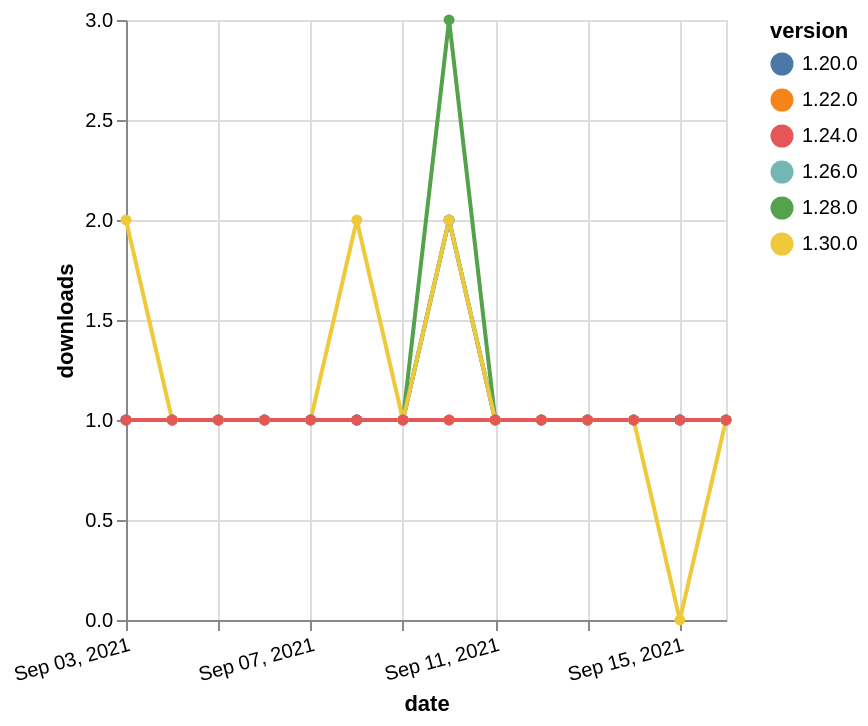

Express this chart as Vega-Lite.
### Vega-Lite specification from a JSON file in a GitHub repository (floating-point values rounded to 4 significant figures)
{"$schema": "https://vega.github.io/schema/vega-lite/v5.json", "description": "A simple bar chart with embedded data.", "data": {"values": [{"date": "2021-09-03", "total": 173, "delta": 1, "version": "1.22.0"}, {"date": "2021-09-04", "total": 174, "delta": 1, "version": "1.22.0"}, {"date": "2021-09-05", "total": 175, "delta": 1, "version": "1.22.0"}, {"date": "2021-09-06", "total": 176, "delta": 1, "version": "1.22.0"}, {"date": "2021-09-07", "total": 177, "delta": 1, "version": "1.22.0"}, {"date": "2021-09-08", "total": 178, "delta": 1, "version": "1.22.0"}, {"date": "2021-09-09", "total": 179, "delta": 1, "version": "1.22.0"}, {"date": "2021-09-10", "total": 180, "delta": 1, "version": "1.22.0"}, {"date": "2021-09-11", "total": 181, "delta": 1, "version": "1.22.0"}, {"date": "2021-09-12", "total": 182, "delta": 1, "version": "1.22.0"}, {"date": "2021-09-13", "total": 183, "delta": 1, "version": "1.22.0"}, {"date": "2021-09-14", "total": 184, "delta": 1, "version": "1.22.0"}, {"date": "2021-09-15", "total": 185, "delta": 1, "version": "1.22.0"}, {"date": "2021-09-16", "total": 186, "delta": 1, "version": "1.22.0"}, {"date": "2021-09-03", "total": 166, "delta": 1, "version": "1.28.0"}, {"date": "2021-09-04", "total": 167, "delta": 1, "version": "1.28.0"}, {"date": "2021-09-05", "total": 168, "delta": 1, "version": "1.28.0"}, {"date": "2021-09-06", "total": 169, "delta": 1, "version": "1.28.0"}, {"date": "2021-09-07", "total": 170, "delta": 1, "version": "1.28.0"}, {"date": "2021-09-08", "total": 171, "delta": 1, "version": "1.28.0"}, {"date": "2021-09-09", "total": 172, "delta": 1, "version": "1.28.0"}, {"date": "2021-09-10", "total": 175, "delta": 3, "version": "1.28.0"}, {"date": "2021-09-11", "total": 176, "delta": 1, "version": "1.28.0"}, {"date": "2021-09-12", "total": 177, "delta": 1, "version": "1.28.0"}, {"date": "2021-09-13", "total": 178, "delta": 1, "version": "1.28.0"}, {"date": "2021-09-14", "total": 179, "delta": 1, "version": "1.28.0"}, {"date": "2021-09-15", "total": 180, "delta": 1, "version": "1.28.0"}, {"date": "2021-09-16", "total": 181, "delta": 1, "version": "1.28.0"}, {"date": "2021-09-03", "total": 146, "delta": 1, "version": "1.26.0"}, {"date": "2021-09-04", "total": 147, "delta": 1, "version": "1.26.0"}, {"date": "2021-09-05", "total": 148, "delta": 1, "version": "1.26.0"}, {"date": "2021-09-06", "total": 149, "delta": 1, "version": "1.26.0"}, {"date": "2021-09-07", "total": 150, "delta": 1, "version": "1.26.0"}, {"date": "2021-09-08", "total": 151, "delta": 1, "version": "1.26.0"}, {"date": "2021-09-09", "total": 152, "delta": 1, "version": "1.26.0"}, {"date": "2021-09-10", "total": 154, "delta": 2, "version": "1.26.0"}, {"date": "2021-09-11", "total": 155, "delta": 1, "version": "1.26.0"}, {"date": "2021-09-12", "total": 156, "delta": 1, "version": "1.26.0"}, {"date": "2021-09-13", "total": 157, "delta": 1, "version": "1.26.0"}, {"date": "2021-09-14", "total": 158, "delta": 1, "version": "1.26.0"}, {"date": "2021-09-15", "total": 159, "delta": 1, "version": "1.26.0"}, {"date": "2021-09-16", "total": 160, "delta": 1, "version": "1.26.0"}, {"date": "2021-09-03", "total": 217, "delta": 1, "version": "1.20.0"}, {"date": "2021-09-04", "total": 218, "delta": 1, "version": "1.20.0"}, {"date": "2021-09-05", "total": 219, "delta": 1, "version": "1.20.0"}, {"date": "2021-09-06", "total": 220, "delta": 1, "version": "1.20.0"}, {"date": "2021-09-07", "total": 221, "delta": 1, "version": "1.20.0"}, {"date": "2021-09-08", "total": 222, "delta": 1, "version": "1.20.0"}, {"date": "2021-09-09", "total": 223, "delta": 1, "version": "1.20.0"}, {"date": "2021-09-10", "total": 225, "delta": 2, "version": "1.20.0"}, {"date": "2021-09-11", "total": 226, "delta": 1, "version": "1.20.0"}, {"date": "2021-09-12", "total": 227, "delta": 1, "version": "1.20.0"}, {"date": "2021-09-13", "total": 228, "delta": 1, "version": "1.20.0"}, {"date": "2021-09-14", "total": 229, "delta": 1, "version": "1.20.0"}, {"date": "2021-09-15", "total": 230, "delta": 1, "version": "1.20.0"}, {"date": "2021-09-16", "total": 231, "delta": 1, "version": "1.20.0"}, {"date": "2021-09-03", "total": 115, "delta": 2, "version": "1.30.0"}, {"date": "2021-09-04", "total": 116, "delta": 1, "version": "1.30.0"}, {"date": "2021-09-05", "total": 117, "delta": 1, "version": "1.30.0"}, {"date": "2021-09-06", "total": 118, "delta": 1, "version": "1.30.0"}, {"date": "2021-09-07", "total": 119, "delta": 1, "version": "1.30.0"}, {"date": "2021-09-08", "total": 121, "delta": 2, "version": "1.30.0"}, {"date": "2021-09-09", "total": 122, "delta": 1, "version": "1.30.0"}, {"date": "2021-09-10", "total": 124, "delta": 2, "version": "1.30.0"}, {"date": "2021-09-11", "total": 125, "delta": 1, "version": "1.30.0"}, {"date": "2021-09-12", "total": 126, "delta": 1, "version": "1.30.0"}, {"date": "2021-09-13", "total": 127, "delta": 1, "version": "1.30.0"}, {"date": "2021-09-14", "total": 128, "delta": 1, "version": "1.30.0"}, {"date": "2021-09-15", "total": 128, "delta": 0, "version": "1.30.0"}, {"date": "2021-09-16", "total": 129, "delta": 1, "version": "1.30.0"}, {"date": "2021-09-03", "total": 163, "delta": 1, "version": "1.24.0"}, {"date": "2021-09-04", "total": 164, "delta": 1, "version": "1.24.0"}, {"date": "2021-09-05", "total": 165, "delta": 1, "version": "1.24.0"}, {"date": "2021-09-06", "total": 166, "delta": 1, "version": "1.24.0"}, {"date": "2021-09-07", "total": 167, "delta": 1, "version": "1.24.0"}, {"date": "2021-09-08", "total": 168, "delta": 1, "version": "1.24.0"}, {"date": "2021-09-09", "total": 169, "delta": 1, "version": "1.24.0"}, {"date": "2021-09-10", "total": 170, "delta": 1, "version": "1.24.0"}, {"date": "2021-09-11", "total": 171, "delta": 1, "version": "1.24.0"}, {"date": "2021-09-12", "total": 172, "delta": 1, "version": "1.24.0"}, {"date": "2021-09-13", "total": 173, "delta": 1, "version": "1.24.0"}, {"date": "2021-09-14", "total": 174, "delta": 1, "version": "1.24.0"}, {"date": "2021-09-15", "total": 175, "delta": 1, "version": "1.24.0"}, {"date": "2021-09-16", "total": 176, "delta": 1, "version": "1.24.0"}]}, "width": "container", "mark": {"type": "line", "point": {"filled": true}}, "encoding": {"x": {"field": "date", "type": "temporal", "timeUnit": "yearmonthdate", "title": "date", "axis": {"labelAngle": -15}}, "y": {"field": "delta", "type": "quantitative", "title": "downloads"}, "color": {"field": "version", "type": "nominal"}, "tooltip": {"field": "delta"}}}
